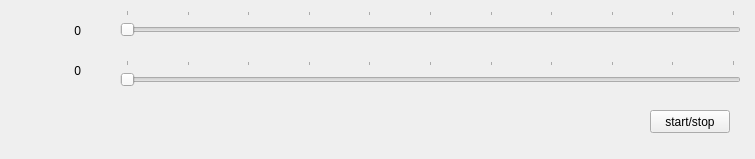
<?xml version="1.0" encoding="UTF-8"?>
<ui version="4.0">
 <class>MainWindow</class>
 <widget class="QMainWindow" name="MainWindow">
  <property name="geometry">
   <rect>
    <x>0</x>
    <y>0</y>
    <width>755</width>
    <height>159</height>
   </rect>
  </property>
  <property name="windowTitle">
   <string>MainWindow</string>
  </property>
  <widget class="QWidget" name="centralWidget">
   <widget class="QLabel" name="labelValue1">
    <property name="geometry">
     <rect>
      <x>40</x>
      <y>20</y>
      <width>41</width>
      <height>22</height>
     </rect>
    </property>
    <property name="text">
     <string>0</string>
    </property>
    <property name="alignment">
     <set>Qt::AlignRight|Qt::AlignTrailing|Qt::AlignVCenter</set>
    </property>
   </widget>
   <widget class="QPushButton" name="pushButtonStartStop">
    <property name="geometry">
     <rect>
      <x>650</x>
      <y>110</y>
      <width>80</width>
      <height>23</height>
     </rect>
    </property>
    <property name="text">
     <string>start/stop</string>
    </property>
    <property name="checkable">
     <bool>true</bool>
    </property>
   </widget>
   <widget class="QSlider" name="slider1">
    <property name="geometry">
     <rect>
      <x>120</x>
      <y>10</y>
      <width>621</width>
      <height>31</height>
     </rect>
    </property>
    <property name="maximum">
     <number>1000</number>
    </property>
    <property name="singleStep">
     <number>10</number>
    </property>
    <property name="pageStep">
     <number>100</number>
    </property>
    <property name="tracking">
     <bool>false</bool>
    </property>
    <property name="orientation">
     <enum>Qt::Horizontal</enum>
    </property>
    <property name="tickPosition">
     <enum>QSlider::TicksAbove</enum>
    </property>
    <property name="tickInterval">
     <number>100</number>
    </property>
   </widget>
   <widget class="QSlider" name="slider2">
    <property name="geometry">
     <rect>
      <x>120</x>
      <y>60</y>
      <width>621</width>
      <height>31</height>
     </rect>
    </property>
    <property name="maximum">
     <number>1000</number>
    </property>
    <property name="singleStep">
     <number>10</number>
    </property>
    <property name="pageStep">
     <number>100</number>
    </property>
    <property name="tracking">
     <bool>false</bool>
    </property>
    <property name="orientation">
     <enum>Qt::Horizontal</enum>
    </property>
    <property name="tickPosition">
     <enum>QSlider::TicksAbove</enum>
    </property>
    <property name="tickInterval">
     <number>100</number>
    </property>
   </widget>
   <widget class="QLabel" name="labelValue2">
    <property name="geometry">
     <rect>
      <x>40</x>
      <y>60</y>
      <width>41</width>
      <height>22</height>
     </rect>
    </property>
    <property name="text">
     <string>0</string>
    </property>
    <property name="alignment">
     <set>Qt::AlignRight|Qt::AlignTrailing|Qt::AlignVCenter</set>
    </property>
   </widget>
  </widget>
 </widget>
 <layoutdefault spacing="6" margin="11"/>
 <resources/>
 <connections/>
</ui>
